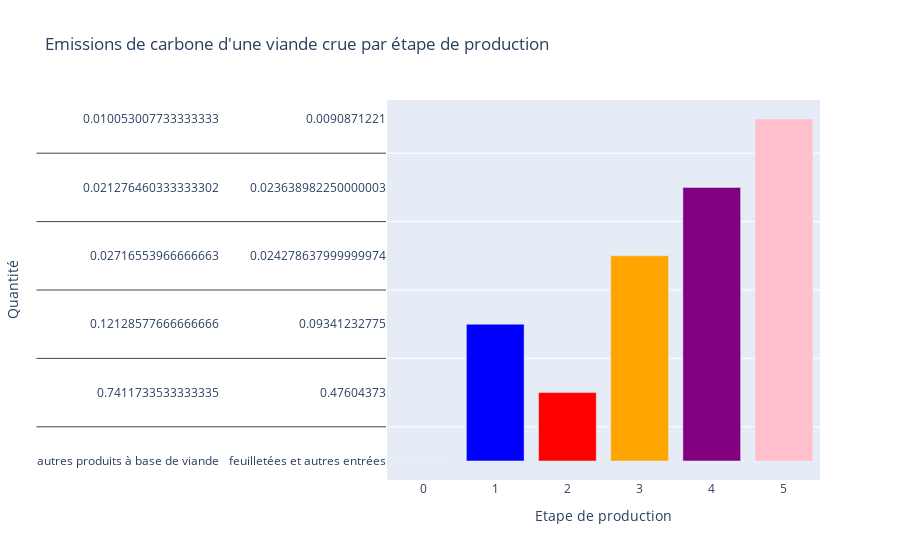

The notebook cell this image was saved under:
### Code cell
couleurs = ['green', 'red', 'blue', 'orange', 'purple','pink']

fig = go.Figure(data=[go.Bar(x=vol.index, y=vol, marker=dict(color=couleurs))])

fig.update_layout(
    title="Emissions de carbone d'une viande crue par étape de production",
    xaxis_title="Etape de production",
    yaxis_title="Quantité"
)

fig.show()

### Figure 1 — Plotly figure (JSON) as saved in the notebook; plotly's stock layout.template omitted (floating-point values rounded to 4 significant figures)
{"data": [{"marker": {"color": ["green", "red", "blue", "orange", "purple", "pink"]}, "x": [0, 2, 1, 3, 4, 5], "y": [["autres produits à base de viande", 0.7412, 0.1213, 0.02717, 0.02128, 0.01005, 0.03431], ["feuilletées et autres entrées", 0.476, 0.09341, 0.02428, 0.02364, 0.009087, 0.03405], ["charcuteries", 0.8356, 0.09657, 0.02295, 0.01975, 0.009233, 0.02018], ["plats composés", 0.8102, 0.1404, 0.02765, 0.02123, 0.009087, 0.006509], ["soupes", 0.03455, 0.02926, 0.003158, 0.004744, 0.001069, 0.004482], ["viandes crues", 0.1566, 0.01987, 0.0179, 0.01568, 0.009053, 0.002455]], "type": "bar"}], "layout": {"title": {"text": "Emissions de carbone d'une viande crue par étape de production"}, "xaxis": {"title": {"text": "Etape de production"}}, "yaxis": {"title": {"text": "Quantité"}}}}
